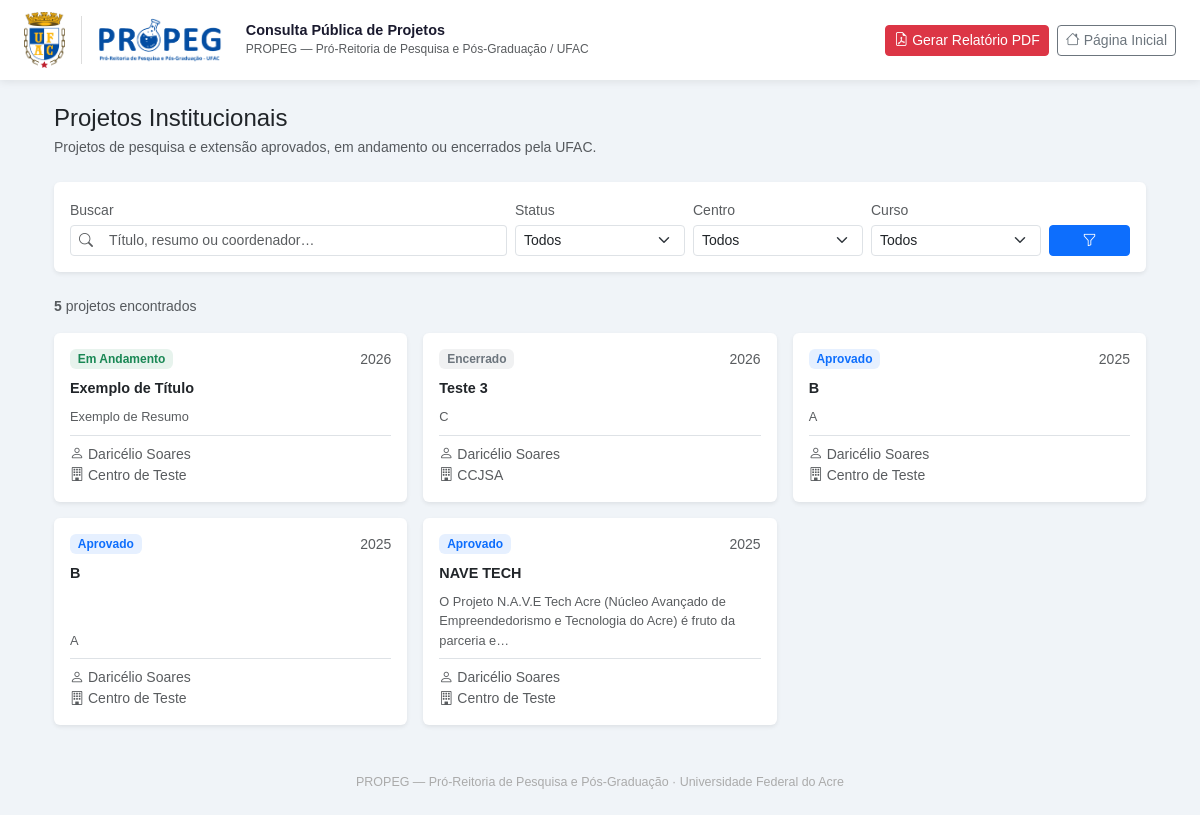
/projetos/consulta/, run on the app's committed database.
### projetos_institucionais/models.py (models this page shows, shortened)
class Projeto(models.Model):
    STATUS_CHOICES = [
        ('rascunho', 'Rascunho'),
        ('submetido', 'Submetido'),
        ('aguardando_conselho', 'Aguardando aprovação do conselho'),
        ('aprovado', 'Aprovado'),
        ('reprovado', 'Reprovado'),
        ('em_andamento', 'Em andamento'),
        ('aguardando_encerramento', 'Aguardando Encerramento'),
        ('encerrado', 'Encerrado'),
    ]
    titulo = models.CharField(max_length=255, blank=True, null=True)
    descricao = models.TextField(verbose_name="Descrição", blank=True, null=True)
    resumo = models.TextField(blank=True, null=True)
    introducao = models.TextField(verbose_name="Introdução", blank=True, null=True)
    objetivo_geral = models.TextField(blank=True, null=True, verbose_name="Objetivo Geral")
    objetivos_especificos = models.TextField(blank=True, null=True, verbose_name="Objetivos Específicos")
    objetivos = models.TextField(blank=True, null=True)  # mantido para compatibilidade
    metodologia = models.TextField(blank=True, null=True)
    resultados = models.TextField(blank=True, null=True)
    referencias = models.TextField(blank=True, null=True)
    data_inicio = models.DateField(verbose_name="Data de Início", blank=True, null=True)
    data_fim = models.DateField(verbose_name="Data de Fim", blank=True, null=True)
    status = models.CharField(max_length=30, choices=STATUS_CHOICES, default='rascunho')
    valor_fomento = models.DecimalField(max_digits=10, decimal_places=2, null=True, blank=True)
    etica_obrigatoria = models.BooleanField(default=False, verbose_name="Envolve Aspectos Éticos?", blank=True, null=True)
    eh_docente = models.BooleanField(default=False, verbose_name="É docente?", blank=True, null=True)
    eh_pesquisador = models.BooleanField(default=False, verbose_name="É pesquisador?", blank=True, null=True)
    eh_pesquisador_visitante = models.BooleanField(default=False, verbose_name="É pesquisador visitante?", blank=True, null=True)
    coordenador = models.ForeignKey(
        settings.AUTH_USER_MODEL,
        on_delete=models.PROTECT,
        related_name='projetos_coordenados'
    )
    curso = models.ForeignKey(
        CursoGraduacao,
        on_delete=models.SET_NULL,
        null=True,
        blank=True,
        verbose_name="Curso de Graduação"
    )
    centro_lotacao = models.ForeignKey(
        CentroLotacao,
        on_delete=models.PROTECT,
        verbose_name="Centro de Lotação",
        null=True,
        blank=True,
    )
    agencia_financiadora = models.ForeignKey(
        AgenciaFinanciadora,
        on_delete=models.SET_NULL,
        null=True,
        blank=True,
        verbose_name="Agência Financiadora"
    )
    tipo_etica = models.ForeignKey(
        TipoEtico,
        on_delete=models.SET_NULL,
        null=True,
        blank=True,
        verbose_name="Tipo Ético"
    )
    ods = models.ManyToManyField(ODS, blank=True)
    grupos_pesquisa = models.ManyToManyField(
        GrupoPesquisa,
        blank=True,
        verbose_name="Grupos de Pesquisa"
    )
    alunos = models.ManyToManyField(
        settings.AUTH_USER_MODEL,
        through='EquipeProjeto',
        related_name='projetos_participados',
        blank=True
    )
    participa_pos_graduacao = models.BooleanField(default=False, blank=True, null=True, verbose_name="Participa de Programa de Pós-Graduação?")
    programa_pos = models.ForeignKey(
        'ProgramaPos',
        on_delete=models.SET_NULL,
        null=True,
        blank=True,
        verbose_name="Programa de Pós-Graduação"
    )
    palavras_chave = models.CharField(max_length=255, blank=True, null=True, help_text="Separe por vírgulas. Ex.: Tecnologia, Educação, Web")
    parcerias = models.TextField(blank=True, null=True)
    imagem_capa = models.ImageField(
        upload_to='projetos_capas/',
        null=True,
        blank=True,
        verbose_name="Imagem de Capa",
    )
    edital = models.ForeignKey(
        Edital,
        on_delete=models.SET_NULL,
        null=True,
        blank=True,
        related_name='projetos',
        verbose_name="Edital Vinculado"
    )
    class Meta:
        ordering = ['-data_inicio']
        verbose_name = "Projeto"
        verbose_name_plural = "Projetos"

class Usuario(AbstractUser):
    PERFIL_CHOICES = (
        ('coordenador', 'Coordenador'),
        ('aluno', 'Aluno'),
        ('gestor', 'Gestor'),
    )
    STATUS_CHOICES = (
        ('pendente', 'Pendente'),
        ('ativo', 'Ativo'),
        ('inativo', 'Inativo'),
    )
    CNPQ_AREA_CHOICES = [
        ('', 'Selecione uma área'),
        ('Ciências Exatas e da Terra', (
            ('exatas_matematica',  'Matemática'),
            ('exatas_computacao',  'Computação'),
            ('exatas_fisica',      'Física'),
            ('exatas_quimica',     'Química'),
            ('exatas_geociencias', 'Geociências'),
        )),
        ('Ciências Biológicas', (
            ('bio_geral',     'Biologia Geral'),
            ('bio_biofisica', 'Biofísica'),
            ('bio_botanica',  'Botânica'),
            ('bio_ecologia',  'Ecologia'),
            ('bio_genetica',  'Genética'),
        )),
        ('Engenharias', (
            ('eng_civil',    'Engenharia Civil'),
            ('eng_eletrica', 'Engenharia Elétrica'),
            ('eng_mecanica', 'Engenharia Mecânica'),
            ('eng_producao', 'Engenharia de Produção'),
        )),
        ('Ciências da Saúde', (
            ('saude_medicina', 'Medicina'),
            ('saude_nutricao', 'Nutrição'),
            ('saude_coletiva', 'Saúde Coletiva'),
        )),
        ('Ciências Agrárias', (
            ('agrar_agronomia', 'Agronomia'),
            ('agrar_florestal', 'Recursos Florestais'),
            ('agrar_zootecnia', 'Zootecnia'),
        )),
        ('Ciências Sociais Aplicadas', (
            ('sociais_direito',  'Direito'),
            ('sociais_admin',    'Administração'),
            ('sociais_economia', 'Economia'),
            ('sociais_info',     'Ciência da Informação'),
        )),
        ('Ciências Humanas', (
            ('humanas_filosofia',  'Filosofia'),
            ('humanas_sociologia', 'Sociologia'),
            ('humanas_historia',   'História'),
            ('humanas_psicologia', 'Psicologia'),
            ('humanas_educacao',   'Educação'),
        )),
        ('Linguística, Letras e Artes', (
            ('lla_linguistica', 'Linguística'),
            ('lla_letras',      'Letras'),
            ('lla_artes',       'Artes'),
        )),
    ]
    status = models.CharField(
        max_length=20,
        choices=STATUS_CHOICES,
        default='pendente',
        verbose_name='Status',
    )
    USERNAME_FIELD = 'cpf'
    REQUIRED_FIELDS = ['username', 'first_name', 'last_name', 'email']
    cpf = models.CharField(max_length=14, unique=True, verbose_name="CPF")
    email = models.EmailField(unique=True)
    telefone = models.CharField(max_length=20, blank=True, null=True)
    rg = models.CharField(max_length=20, blank=True, null=True, verbose_name="RG")
    data_nascimento = models.DateField(blank=True, null=True, verbose_name="Data de Nascimento")
    siape = models.CharField(max_length=10, blank=True, null=True, verbose_name="SIAPE")
    matricula = models.CharField(max_length=20, blank=True, null=True, verbose_name="Nº de Matrícula")
    lattes = models.CharField(max_length=50, blank=True, null=True, verbose_name="Nº Currículo Lattes")
    cnpq_area = models.CharField(
        max_length=100,
        choices=CNPQ_AREA_CHOICES,
        blank=True,
        null=True,
        verbose_name="Grande Área CNPq",
    )
    cnpq = models.CharField(max_length=20, blank=True, null=True, verbose_name="Nº Currículo Lattes/CNPq")
    perfil = models.CharField(max_length=20, choices=PERFIL_CHOICES)
    regime_trabalho = models.CharField(max_length=3, blank=True, null=True, verbose_name="Regime de Trabalho")
    is_active = models.BooleanField(default=False, verbose_name="Ativo", help_text="Marque esta opção para ativar a conta do usuário.")
    curso = models.ForeignKey(
        'CursoGraduacao',
        on_delete=models.SET_NULL,
        null=True,
        blank=True,
        verbose_name="Curso de Graduação",
    )
    endereco = models.OneToOneField(
        'Endereco',
        on_delete=models.SET_NULL,
        null=True,
        blank=True
    )
    titulacao = models.ForeignKey(
        'Titulacao',
        on_delete=models.SET_NULL,
        null=True,
        blank=True,
        verbose_name="Titulação"
    )
    centro_lotacao = models.ForeignKey(
        'CentroLotacao',
        on_delete=models.SET_NULL,
        null=True,
        blank=True,
        verbose_name="Centro de Lotação"
    )
    objects = UsuarioManager()

class CentroLotacao(models.Model):
    nome = models.CharField(max_length=255, verbose_name="Nome")
    telefone = models.CharField(max_length=20, blank=True, null=True)
    email = models.EmailField(blank=True, null=True)
    def __str__(self):
        return self.nome
    class Meta:
        verbose_name = "Centro de Lotação"
        verbose_name_plural = "Centros de Lotação"

### projetos_institucionais/views.py (the view)
# urls.py: path('consulta/', views.consulta_publica, name='consulta_publica'),
def consulta_publica(request):
    queryset = Projeto.objects.filter(
        status__in=['aprovado', 'em_andamento', 'encerrado']
    ).select_related('coordenador', 'centro_lotacao', 'curso').order_by('-data_inicio')
    q             = request.GET.get('q', '').strip()
    centro_filter = request.GET.get('centro', '').strip()
    curso_filter  = request.GET.get('curso', '').strip()
    status_filter = request.GET.get('status', '').strip()
    if q:
        queryset = queryset.filter(
            Q(titulo__icontains=q) | Q(resumo__icontains=q) |
            Q(coordenador__first_name__icontains=q) | Q(coordenador__last_name__icontains=q)
        )
    if centro_filter: queryset = queryset.filter(centro_lotacao__pk=centro_filter)
    if curso_filter:  queryset = queryset.filter(curso__pk=curso_filter)
    if status_filter: queryset = queryset.filter(status=status_filter)
    from projetos_institucionais.models import CentroLotacao, CursoGraduacao
    centros = CentroLotacao.objects.filter(projeto__isnull=False).distinct().order_by('nome')
    cursos  = CursoGraduacao.objects.filter(projeto__isnull=False).distinct().order_by('nome')
    paginator = Paginator(queryset, 12)
    page_obj  = paginator.get_page(request.GET.get('page'))
    return render(request, 'projetos_institucionais/consulta_publica.html', {
        'page_obj': page_obj, 'q': q, 'centro_filter': centro_filter,
        'curso_filter': curso_filter, 'status_filter': status_filter,
        'centros': centros, 'cursos': cursos, 'total': queryset.count(),
    })

### templates/projetos_institucionais/consulta_publica.html (shortened to what this page needs)
{% load static %}
<!DOCTYPE html>
<html lang="pt-BR">
<head>
  <link rel="stylesheet" href="https://cdn.jsdelivr.net/npm/bootstrap@5.3.3/dist/css/bootstrap.min.css">
  <link rel="stylesheet" href="https://cdn.jsdelivr.net/npm/bootstrap-icons@1.11.3/font/bootstrap-icons.min.css">
</head>
<body>
<header class="navbar-propeg d-flex align-items-center justify-content-between mb-4 flex-wrap gap-3">
  <div class="d-flex align-items-center gap-3">
    <a href="https://www.ufac.br" target="_blank" rel="noopener">
      <img src="{% static 'imagens/logo_ufac.png' %}" alt="Logo UFAC" style="height:56px;">
    </a>
    <a href="{% url 'home' %}">
      <img src="{% static 'imagens/Logo-Propeg.png' %}" alt="Logo PROPEG" style="height:44px;">
    </a>
    <div class="d-none d-md-block ms-2">
      <div class="fw-bold" style="font-size:.9rem;color:#1a1a2e;line-height:1.2;">Consulta Pública de Projetos</div>
      <div class="text-muted" style="font-size:.75rem;">PROPEG — Pró-Reitoria de Pesquisa e Pós-Graduação / UFAC</div>
    </div>
  </div>
  <div class="d-flex align-items-center gap-2">
    <a href="{% url 'consulta_publica_pdf' %}?q={{ q }}&status={{ status_filter }}&centro={{ centro_filter }}&curso={{ curso_filter }}"
       class="btn btn-danger btn-sm" target="_blank">
      <i class="bi bi-file-earmark-pdf me-1"></i>Gerar Relatório PDF
    </a>
    <a href="{% url 'home' %}" class="btn btn-outline-secondary btn-sm">
      <i class="bi bi-house me-1"></i>Página Inicial
    </a>
  </div>
</header>
<div class="container-fluid px-4" style="max-width:1140px;">
  <div class="mb-4">
    <h4 class="mb-1">Projetos Institucionais</h4>
    <p class="text-muted small mb-0">Projetos de pesquisa e extensão aprovados, em andamento ou encerrados pela UFAC.</p>
  </div>
  <form method="get" class="card border-0 shadow-sm mb-4">
    <div class="card-body py-3">
      <div class="row g-2 align-items-end">
        <div class="col-md-5">
          <label class="form-label small text-muted mb-1">Buscar</label>
          <div class="input-group input-group-sm">
            <span class="input-group-text bg-white"><i class="bi bi-search text-muted"></i></span>
            <input type="text" name="q" value="{{ q }}" class="form-control border-start-0"
                   placeholder="Título, resumo ou coordenador…">
          </div>
        </div>
        <div class="col-md-2">
          <label class="form-label small text-muted mb-1">Status</label>
          <select name="status" class="form-select form-select-sm">
            <option value="">Todos</option>
          </select>
        </div>
        <div class="col-md-2">
          <label class="form-label small text-muted mb-1">Centro</label>
          <select name="centro" class="form-select form-select-sm">
            <option value="">Todos</option>
          </select>
        </div>
        <div class="col-md-2">
          <label class="form-label small text-muted mb-1">Curso</label>
          <select name="curso" class="form-select form-select-sm">
            <option value="">Todos</option>
          </select>
        </div>
        <div class="col-md-1 d-flex gap-1">
          <button type="submit" class="btn btn-primary btn-sm flex-grow-1">
            <i class="bi bi-funnel"></i>
          </button>
        </div>
      </div>
    </div>
  </form>
  <div class="d-flex justify-content-between align-items-center mb-3 flex-wrap gap-2">
    <small class="text-muted">
      <strong>{{ total }}</strong> projeto{{ total|pluralize }} encontrado{{ total|pluralize }}
    </small>
  </div>
  {% if page_obj.object_list %}
  <div class="row g-3 mb-4">
    {% for p in page_obj %}
    <div class="col-md-6 col-lg-4">
      <a href="{% url 'projeto_detalhe_publico' pk=p.pk %}" class="text-decoration-none">
        <div class="card border-0 shadow-sm h-100 card-projeto">
          <div class="card-body d-flex flex-column p-3">
            <div class="d-flex justify-content-between align-items-start mb-2">
              {% if p.status == 'em_andamento' %}
                <span class="badge bg-success bg-opacity-10 text-success">Em Andamento</span>
              {% elif p.status == 'aprovado' %}
                <span class="badge bg-primary bg-opacity-10 text-primary">Aprovado</span>
              {% else %}
                <span class="badge bg-secondary bg-opacity-10 text-secondary">Encerrado</span>
              {% endif %}
              {% if p.data_inicio %}<small class="text-muted">{{ p.data_inicio|date:"Y" }}</small>{% endif %}
            </div>
            <p class="fw-semibold text-dark mb-2 flex-grow-1" style="font-size:.9rem;">
              {{ p.titulo|truncatechars:80 }}
            </p>
            {% if p.resumo %}
            <p class="text-muted small mb-2" style="font-size:.8rem;">{{ p.resumo|truncatechars:110 }}</p>
            {% endif %}
            <div class="mt-auto border-top pt-2">
              <small class="text-muted d-block">
                <i class="bi bi-person me-1"></i>{{ p.coordenador.get_full_name|truncatechars:30 }}
              </small>
              {% if p.centro_lotacao %}
              <small class="text-muted d-block">
                <i class="bi bi-building me-1"></i>{{ p.centro_lotacao }}
              </small>
              {% endif %}
            </div>
          </div>
        </div>
      </a>
    </div>
    {% endfor %}
  </div>
  {% endif %}
</div>
<footer class="text-center py-4 mt-2" style="font-size:.78rem;color:#aaa;">
  PROPEG — Pró-Reitoria de Pesquisa e Pós-Graduação · Universidade Federal do Acre
</footer>
</body>
</html>

### data on the page
Projeto: status "Em Andamento", data_inicio "2026", titulo "Exemplo de Título", resumo "Exemplo de Resumo", coordenador.get_full_name "Daricélio Soares", centro_lotacao "Centro de Teste"
Projeto: status "Encerrado", data_inicio "2026", titulo "Teste 3", resumo "C", coordenador.get_full_name "Daricélio Soares", centro_lotacao "CCJSA"
Projeto: status "Aprovado", data_inicio "2025", titulo "B", resumo "A", coordenador.get_full_name "Daricélio Soares", centro_lotacao "Centro de Teste"
Projeto: status "Aprovado", data_inicio "2025", titulo "B", resumo "A", coordenador.get_full_name "Daricélio Soares", centro_lotacao "Centro de Teste"
Projeto: status "Aprovado", data_inicio "2025", titulo "NAVE TECH", resumo "O Projeto N.A.V.E Tech Acre (Núcleo Avançado de Empreendedorismo e Tecnologia do Acre) é fruto da parceria e…", coordenador.get_full_name "Daricélio Soares", centro_lotacao "Centro de Teste"

### other printed values
{{ total }} "5"
